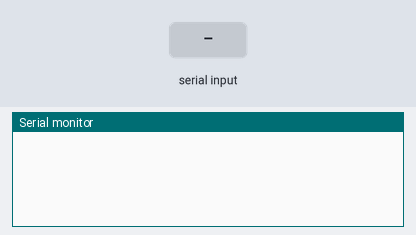
Bench run of a sketch on a simulated Arduino Uno, built with avr-gcc and run on an emulated ATmega328P. Shown: the last lines printed to the serial monitor. The test bench sets the inputs (shaded band).

Above: at 1.2 s.
1.3 s: "1\n" received over Serial
At 1.7 s:
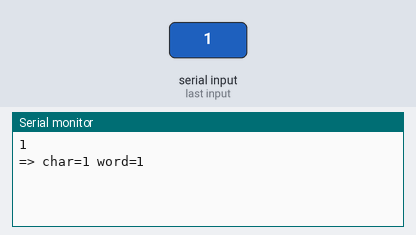
2.8 s: "0\n" received over Serial
At 4.0 s:
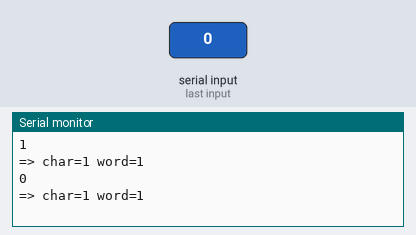
4.3 s: "2\n" received over Serial
At 5.1 s:
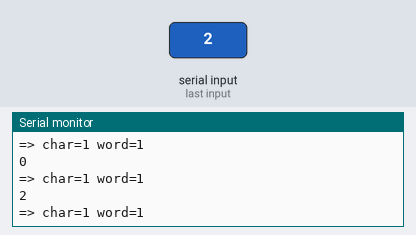

The sketch:

word_counter.ino
```cpp
String str; // 存取使用者輸入
int strLength; // 存取字串長度


void setup() {

    Serial.begin(9600); // 設定鮑率

    Serial.setTimeout(10); // 設定為每10毫秒結束一次讀取

}

void loop() {

    // 有輸入狀況
    if (Serial.available()) {

        str = Serial.readString(); // 讀取輸入字串
        strLength = str.length() - 1; // 算出字串長度,但要減掉空終止字串
        int words = 0; // 存取單字數

        // 跑字串長度,遇到空白累加(算空白個數)
        for (int i = 0; i < strLength; i++) {
            if (str[i] == ' ') {
                words++;
            }
        }
        Serial.print(str + "=> char=" + String(strLength) + " word=" + String((words + 1))); // 單字數=空白數+1
        Serial.print("\n");

    }

}
```

Measured:
- after the input at 1.3 s, the serial monitor: prints a new line at once (image 1)
- after the input at 2.8 s, the serial monitor: prints a new line at once (image 2)
- after the input at 4.3 s, the serial monitor: prints a new line at once (image 3)
